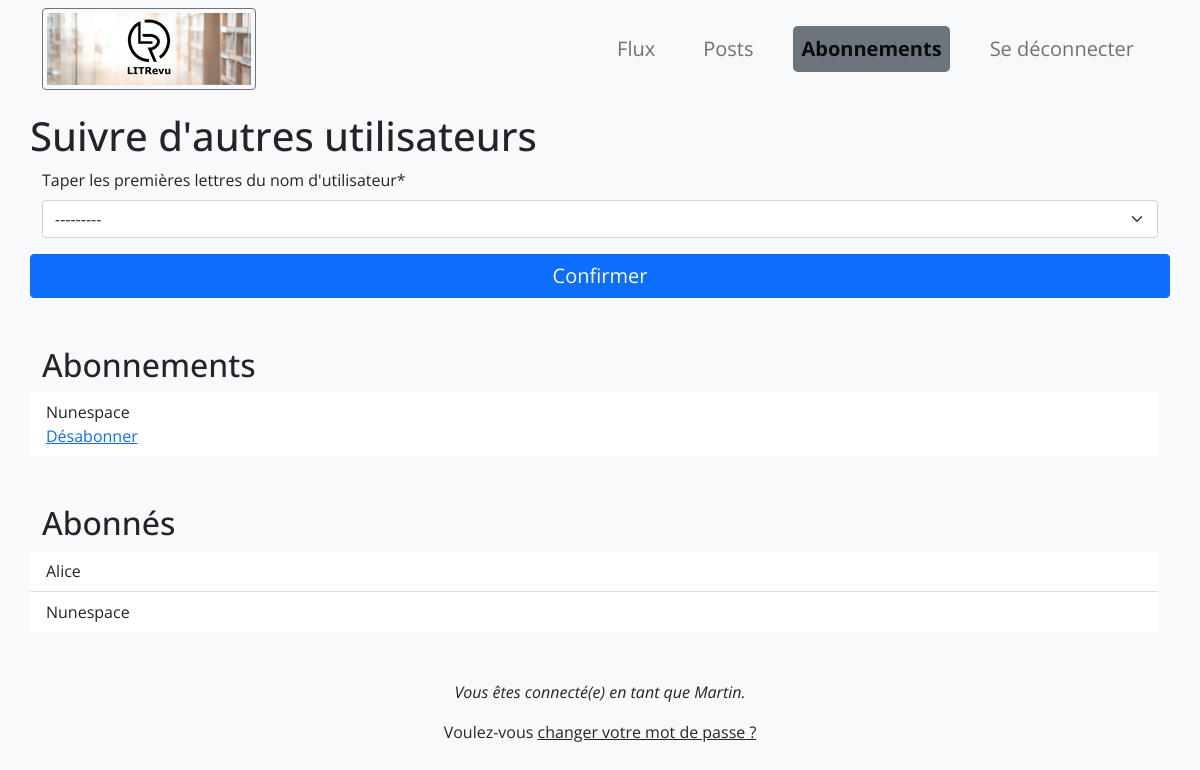
The app's page /abonnements/ (signed in) with its own data.
### review/models.py (models this page shows, shortened)
class UserFollows(models.Model):
    user = models.ForeignKey(
        to=settings.AUTH_USER_MODEL,
        on_delete=models.CASCADE,
        related_name="following",
    )
    followed_user = models.ForeignKey(
        to=settings.AUTH_USER_MODEL,
        on_delete=models.CASCADE,
        related_name="followed_by", verbose_name="Taper les premières lettres du nom d'utilisateur"
    )
    class Meta:
        unique_together = ("user", "followed_user")

### authentication/models.py (models this page shows)
class User(AbstractUser):
    pass

### review/views.py (the view, shortened to what this page needs)
# urls.py: path("abonnements/", review.views.user_follows, name="user_follows"),
@login_required
def user_follows(request):
    form = UserFollowsForm(instance=request.user)
    followed_users = models.UserFollows.objects.filter(user__id=request.user.id)
    subscribed_users = models.UserFollows.objects.filter(
        followed_user__id=request.user.id
    )
    return render(
        request,
        "review/user_follows_form.html",
        {
            "followed_users": followed_users,
            "subscribed_users": subscribed_users,
            "form": form,
        },
    )

### review/forms.py
class UserFollowsForm(forms.ModelForm):
    class Meta:
        model = UserFollows
        fields = ["followed_user"]

### review/templates/review/user_follows_form.html (shortened to what this page needs)
{% extends 'base.html' %}
{% load crispy_forms_tags %}
{% block content %}
<div class="container">
        <h1 class="row">Suivre d'autres utilisateurs</h1>
        <form method="post" class="row">
            {{ form|crispy }}
            <button type="submit" class="btn btn-primary fs-5">Confirmer</button>
        </form>
</div>
<div class="container">
    <div class="row">
    <h2 class="mt-5"> Abonnements</h2>
        <ul class="list-group list-group-flush">
        {% for user in followed_users %}
        <li class="list-group-item">{{ user.followed_user }}
        <br>
        <a href="{% url 'user_follows_unsubscribe' user.id %}">Désabonner</a></li>
        {% endfor %}
       </ul>
    </div>
    <div class="row">
       <h2 class="mt-5">Abonnés </h2>
           <ul class="list-group list-group-flush">
           {% for user in subscribed_users %}
            <li class="list-group-item">{{ user.user }}</li>
           {% endfor %}
          </ul>
    </div>
</div>
{% endblock content %}

### templates/base.html (shortened to what this page needs)
{% load static %}
<!DOCTYPE html>
<html lang="fr">
    <head>
        <link href="https://cdn.jsdelivr.net/npm/bootstrap@5.0.2/dist/css/bootstrap.min.css" rel="stylesheet">
    </head>
    <header role="banner" class="py-4">
        <nav role="navigation" aria-label="Navigation Principale" class="navbar navbar-expand-sm navbar-light bg-light fixed-top">
            <div class="container">
                {% if user.is_authenticated %}
                <span class=" navbar-brand border border-secondary fw-bold p-1 rounded text-light">
                    <img src="{% static 'images/LITrevu_banner.png' %}" class="w-100" alt="Logo LITRevu" role="img">
                </span>
                <div class="collapse navbar-collapse justify-content-end" id="navbarNav">
                    <ul class="navbar-nav mt-3 my-sm-auto">
                        <li class="nav-item px-3">
                            <a id= "flux" class="nav-link btn-lg btn-outline-info"  href="{% url 'feed' %}">Flux</a>
                        </li>
                        <li class="nav-item px-3">
                            <a class="nav-link btn-lg btn-outline-info" href="{% url 'my_posts' %}">Posts</a>
                        </li>
                        <li class="nav-item px-3">
                            <a class="nav-link btn-lg btn-outline-info" href="{% url 'user_follows' %}">Abonnements</a>
                        </li>
                        <li class="nav-item px-3">
                            <a class="nav-link btn-lg btn-outline-info" href="{% url 'logout' %}">Se déconnecter</a>
                        </li>
                    </ul>
                </div>
            </div>
        {% endif %}
    </header>
    <body class="bg-light mt-5" style="font-family: 'Open Sans', sans-serif;">
        <main>
            {% block content %}{% endblock content %}
        </main>
    </body>
    <footer>
        {% if user.is_authenticated %}
        <div class="container">
            <div class="row text-center m-5">
                <p class=" fst-italic">Vous êtes connecté(e) en tant que {{ request.user }}. </p>
                <p>Voulez-vous <a href="{% url 'password_change' %}" class="text-dark">changer votre mot de passe ?</a></p>
            </div>
        {% endif %}
        </div>
    </footer>
</html>

### records on screen
UserFollows: followed_user "Nunespace"
UserFollows: user "Alice"
UserFollows: user "Nunespace"
User: user "Martin"
